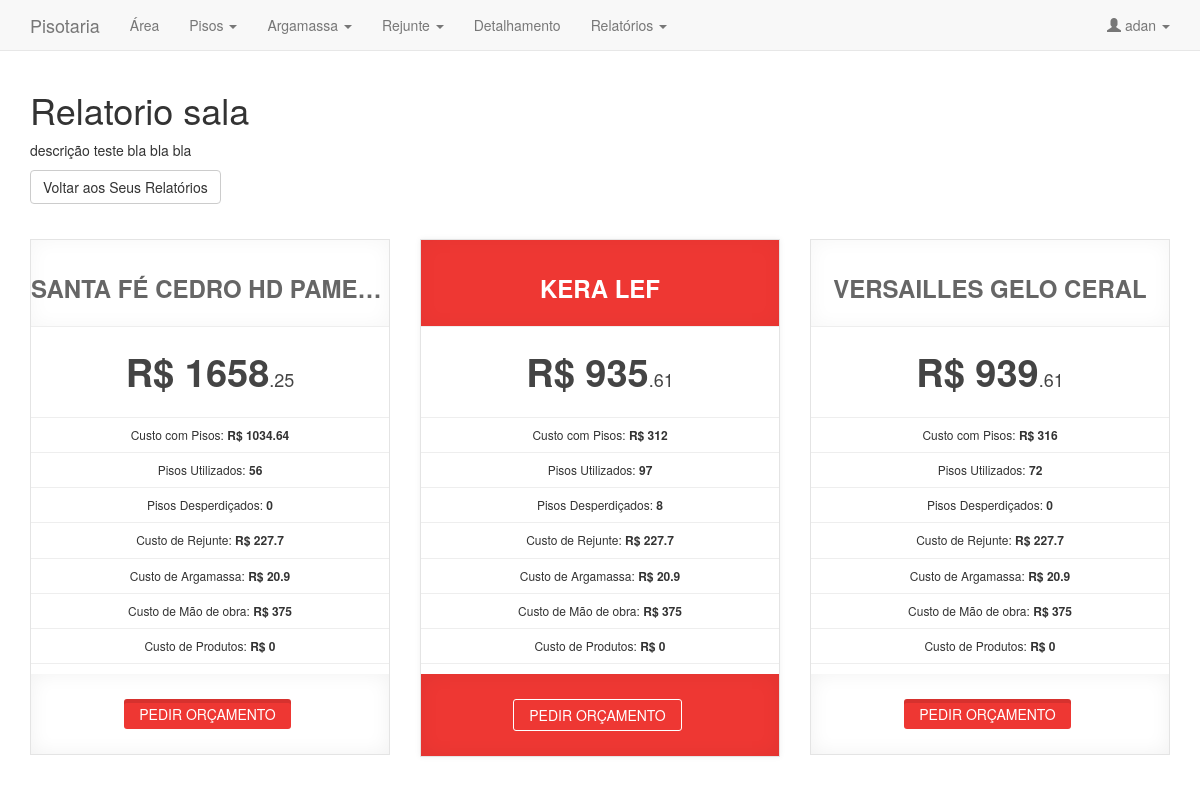
Page /relatorios/historico/25 (signed in) on the committed database.
### tables this page shows
CREATE TABLE IF NOT EXISTS `relatorio` (
`id` int(11) NOT NULL,
  `nome` varchar(40) NOT NULL,
  `descricao` text NOT NULL,
  `custototalargamassa` float NOT NULL DEFAULT '0',
  `customaodeobra` float NOT NULL DEFAULT '0',
  `custototalprodutos` float NOT NULL DEFAULT '0',
  `idusuario` int(11) DEFAULT NULL
);

CREATE TABLE IF NOT EXISTS `analise` (
`id` int(11) NOT NULL,
  `nomepiso` varchar(50) DEFAULT NULL,
  `qtdpiso` int(11) NOT NULL DEFAULT '0',
  `custopiso` float NOT NULL DEFAULT '0',
  `qtddesperdicio` int(11) NOT NULL DEFAULT '0',
  `custorejunte` float NOT NULL DEFAULT '0',
  `custototal` float NOT NULL DEFAULT '0',
  `idRelatorio` int(11) DEFAULT NULL
);

### application/controllers/Relatorios.php (called while the page is built, shortened)
<?php
class Relatorios extends CI_Controller {
    public function historico($idRelatorio = 0){
        $this->load->view('template/header');
        $this->load->library('RelatorioFactory');
        $this->load->library('AnaliseFactory');
        if($idRelatorio > 0) {
            $data = array(
                "relatorios" => $this->relatoriofactory->getRelatorioLogado($idRelatorio)
            );
            $data ['analises'] = new Analise_model();
            $data ['analises'] = $this->analisefactory->getAnaliseporIdRelatorio(array ($idRelatorio));
            $analiseData = array();
            $analiseData['nome'] = $data['relatorios']->get_nome();
            $analiseData['id'] = $data['relatorios']->get_id();
            $analiseData['descricao'] = $data['relatorios']->get_descricao();
            $analiseData['custoArgamassa'] = $data['relatorios']->get_custototalargamassa();
            $analiseData['custoMaodeObra'] = $data['relatorios']->get_customaodeobra();
            $analiseData['custoProdutos'] = $data['relatorios']->get_custototalprodutos();
            foreach ($data ['analises'] as $analise){
                $analiseData['analises'][] = $analise->toArray();
            }
            $this->load->view('relatorio_mostrarSalvo', $analiseData);
        }
        $this->load->view('template/footer');
    }
}
?>

### index.php (called while the page is built, shortened)
<?php
require_once BASEPATH.'core/CodeIgniter.php';

### application/libraries/RelatorioFactory.php (called while the page is built, shortened)
    <?php
class RelatorioFactory {
    private $_ci;
    function __construct() {
        $this->_ci = & get_instance();
    }
    public function getRelatorioLogado($id = 0) {
        if (isset($_SESSION['LOGIN'])) {
            $usuario = $this->_ci->usuariofactory->getUsuarioByUsername($_SESSION['LOGIN']);
            $usuarioID= $usuario->get_id();
        }else {
            return false;
        }
        if ($id > 0) {
            $this->_ci->db->where("id", $id);
            $this->_ci->db->where("idusuario", $usuarioID);
            $query = $this->_ci->db->get('relatorio');
            if ($query->num_rows() > 0) {
                return $this->createObjectFromData($query->row());
            }
            return false;
        }
    }
    public function createObjectFromData($row) {
        $relatorio= new Relatorio_Model();
        $relatorio->set_id($row->id);
        $relatorio->set_nome($row->nome);
        $relatorio->set_descricao($row->descricao);
        $relatorio->set_custototalargamassa($row->custototalargamassa);
        $relatorio->set_customaodeobra($row->customaodeobra);
        $relatorio->set_custototalprodutos($row->custototalprodutos);
        $relatorio->set_idusuario($row->id);
        return $relatorio;
    }
}

### application/libraries/AnaliseFactory.php (called while the page is built, shortened)
<?php
class AnaliseFactory {
    private $_ci;
    function __construct() {
        $this->_ci = & get_instance();
    }
    public function getAnaliseporIdRelatorio($IdsRelatorios) {
        $analises = array ();
        foreach ($IdsRelatorios as $id ){
            $this->_ci->db->where("idRelatorio", $id);
            $query = $this->_ci->db->get('analise');
           if ($query->num_rows() > 0) {
               foreach ($query->result() as $linha){
                    $objAnalise = $this->createObjectFromData($linha);
                    array_push($analises, $objAnalise);
                }
            }
        }
        return $analises;
    }
    public function createObjectFromData($row) {
        $analise= new Analise_Model();
        $analise->set_id($row->id);
        $analise->set_nomepiso($row->nomepiso);
        $analise->set_qtdpiso($row->qtdpiso);
        $analise->set_custopiso($row->custopiso);
        $analise->set_qtddesperdicio($row->qtddesperdicio);
        $analise->set_custorejunte($row->custorejunte);
        $analise->set_custototal($row->custototal);
        $analise->set_idrelatorio($row->idRelatorio);
        return $analise;
    }
}

### application/views/analise_comparacao.php (the view)
<?php
$menorValor = 9999999999;
foreach ($analises as $analise){
    if($menorValor > $analise['custoTotal']){
        $menorValor = $analise['custoTotal'];
    }
}
?>
<div class="row pricing-tables">
<?php if(isset($analises)){
     foreach ($analises as $analise) {
     ?>
    <div class="col-md-4 col-sm-6"><div class="pricing-table<?php if($menorValor == $analise['custoTotal']){ echo " highlight-plan"; } ?>">
        <div class="plan-name">
                <h3 class="text-center piso-nome"><?php echo $analise['nomePiso'] ?></h3>
        </div>
        <div class="plan-price">
            <div class="price-value">R$ <?php echo floor($analise['custoTotal']); ?><span>.<?php
                $centavos = ceil(($analise['custoTotal'] - floor($analise['custoTotal'])) * 100);
                if($centavos < 10){
                    echo '0' . $centavos;
                }else{
                    echo $centavos;
                }
?></span></div>
        </div>
        <div class="plan-list">
            <ul class="list-unstyled">
                        <li>Custo com Pisos: <strong>R$ <?php echo $analise['custoPiso'] ?></strong></li>
                        <li>Pisos Utilizados: <strong><?php echo $analise['qtdPiso'] ?></strong></li>
                        <li>Pisos Desperdiçados: <strong><?php echo $analise['qtdDesperdicio'] ?></strong></li>
                        <li>Custo de Rejunte: <strong>R$ <?php echo $analise['custoRejunte'] ?></strong></li>
                        <li>Custo de Argamassa: <strong>R$ <?php echo $custoArgamassa ?></strong></li>
                        <li>Custo de Mão de obra: <strong>R$ <?php echo $custoMaodeObra ?></strong></li>
                        <li>Custo de Produtos: <strong>R$ <?php echo $custoProdutos ?></strong></li>
                </ul>
        </div>
        <div class="plan-signup">
                <a href="#" class="btn-system btn-small<?php if($menorValor == $analise['custoTotal']){ echo " border-btn"; } ?>">Pedir Orçamento</a>
        </div>
    </div></div>
<?php } }?>
</div>

### application/views/template/header.php (shortened to what this page needs)
<!DOCTYPE html>
<html lang="pt-BR">
    <head>
        <link href="<?php echo base_url();?>assets/css/bootstrap.css" rel="stylesheet">
        <link href="<?php echo base_url();?>assets/css/pisotaria-style.css" rel="stylesheet">
    </head>
    <body style="padding-top: 70px;">
     <?php
    if ((isset($_SESSION['LOGIN'])) && (!empty($_SESSION['LOGIN']))) {
    ?>
        <nav class="navbar navbar-default navbar-fixed-top">
            <div class="container">
                <div class="navbar-header">
                    <a class="navbar-brand" href="<?php echo base_url(""); ?>">Pisotaria</a>
                </div>
                <div class="collapse navbar-collapse" id="bs-example-navbar-collapse-1">
                    <ul class="nav navbar-nav">
                        <li><a href="<?php echo base_url();?>area">Área</a></li>
                        <li class="dropdown">
                            <a href="" class="dropdown-toggle" data-toggle="dropdown" role="button" aria-expanded="false">Pisos <span class="caret"></span></a>
                        </li>
                        <li class="dropdown">
                            <a href="" class="dropdown-toggle" data-toggle="dropdown" role="button" aria-expanded="false">Argamassa <span class="caret"></span></a>
                        </li>
                        <li class="dropdown">
                            <a href="" class="dropdown-toggle" data-toggle="dropdown" role="button" aria-expanded="false">Rejunte <span class="caret"></span></a>
                        </li>
                        <li><a href="<?php echo base_url();?>detalhamento">Detalhamento</a></li>
                        <li class="dropdown">
                            <a href="" class="dropdown-toggle" data-toggle="dropdown" role="button" aria-expanded="false">Relatórios <span class="caret"></span></a>
                        </li>
                    </ul>
                    <ul class="nav navbar-nav navbar-right">
                        <li class="dropdown">
                            <a href="#" class="dropdown-toggle" data-toggle="dropdown" role="button" aria-expanded="false"><span class="glyphicon glyphicon-user" aria-hidden="true"></span> <?php echo $_SESSION['LOGIN']; ?> <span class="caret"></span></a>
                        </li>
                    </ul>
                </div>
            </div>
        </nav>
        <div class="container">
        <?php
        }
        ?>

### application/views/relatorio_mostrarSalvo.php (shortened to what this page needs)
<link rel="stylesheet" href="<?php echo base_url("assets/css/feiticeira.css")?>">
<h1><?php echo $nome; ?></h1>
<p><?php echo $descricao; ?></p>
<p><a class="btn btn-default" href="<?php echo base_url("relatorios/historico");?>" role="button">Voltar aos Seus Relatórios</a></p>
<?php
$this->load->view('analise_comparacao', $analises);
?>

### application/views/template/footer.php (shortened to what this page needs)
    </div>
    </body>
</html>

### assets/css/feiticeira.css (style rules this page uses)
.pricing-tables { padding: 25px 0; text-align: center; }
.pricing-tables .pricing-table { border: 1px solid #e4e4e4; text-align: center; position: relative; background-color: #fff; transition: all 0.2s ease-in-out; -moz-transition: all 0.2s ease-in-out; -webkit-transition: all 0.2s ease-in-out; -o-transition: all 0.2s ease-in-out; }
.pricing-tables .highlight-plan { margin: -15px 0; margin-right: -1px; z-index: 1; box-shadow: 0 0 6px rgba(0,0,0,0.06); -moz-box-shadow: 0 0 6px rgba(0,0,0,0.06); -webkit-box-shadow: 0 0 6px rgba(0,0,0,0.06); -o-box-shadow: 0 0 6px rgba(0,0,0,0.06); }
.pricing-tables .pricing-table.highlight-plan .plan-name { padding: 25px 0; }
.pricing-tables .pricing-table.highlight-plan .plan-name h3 { color: #fff; }
.pricing-tables .pricing-table.highlight-plan .plan-signup { padding: 30px 0; }
.pricing-tables .pricing-table.highlight-plan .plan-signup { border-color: #fff; color: #fff; }
.pricing-table .plan-name { padding: 15px 0; box-shadow: 0 0 20px rgba(0,0,0,.04) inset; -o-box-shadow: 0 0 20px rgba(0,0,0,.04) inset; -moz-box-shadow: 0 0 20px rgba(0,0,0,.04) inset; -webkit-box-shadow: 0 0 20px rgba(0,0,0,.04) inset; border-bottom: 1px solid #eee; }
.pricing-table .plan-name h3 { font-weight: 700; color: #666; text-transform: uppercase; }
.pricing-table .plan-price { padding: 25px 0; }
.pricing-table .plan-price .price-value { font-size: 38px; line-height: 40px; font-weight: 600; color: #444; }
.pricing-table .plan-price .price-value span { font-size: 18px; font-weight: 300; line-height: 18px; }
.pricing-table .plan-list li { padding: 8px; font-size: 12px; border-bottom: 1px solid #eee; }
.pricing-table .plan-list li:first-child { border-top: 1px solid #eee; }
.pricing-table .plan-signup { padding: 25px 0; box-shadow: 0 0 20px rgba(0,0,0,.06) inset; -o-box-shadow: 0 0 20px rgba(0,0,0,.06) inset; -moz-box-shadow: 0 0 20px rgba(0,0,0,.06) inset; -webkit-box-shadow: 0 0 20px rgba(0,0,0,.06) inset; }
.pricing-table .plan-signup a { text-transform: uppercase; }
.pricing-tables .highlight-plan { margin: 0; }
.pricing-tables .pricing-table { //width: 50% !important; margin-bottom: 15px; }
.pricing-tables .pricing-table.highlight-plan .plan-name { padding: 15px 0; }
.pricing-tables .pricing-table.highlight-plan .plan-signup { padding:25px 0; }
.piso-nome { overflow: hidden; white-space: nowrap; text-overflow: ellipsis; }
.pricing-tables .pricing-table.highlight-plan .plan-name h3 { //color: #ee3733; }
.pricing-tables .pricing-table.highlight-plan .plan-signup { background-color: #ee3733; }
.pricing-tables .pricing-table.highlight-plan .plan-name { background-color: #ee3733; }
.pricing-tables .pricing-table.highlight-plan .plan-signup .btn-system.border-btn { border-color: #fff; color: #fff; }
.btn-system { display: inline-block; color: #fff; margin-right: 5px; font-weight: 300; border-radius: 3px; -webkit-border-radius: 3px; -moz-border-radius: 3px; -o-border-radius: 3px; transition: all 0.3s ease-in-out; -moz-transition: all 0.3s ease-in-out; -webkit-transition: all 0.3s ease-in-out; -o-transition: all 0.3s ease-in-out; box-shadow: 0 4px 0 rgba(0,0,0,0.1) inset; -o-box-shadow: 0 4px 0 rgba(0,0,0,0.1) inset; -moz-box-shadow: 0 4px 0 rgba(0,0,0,0.1) inset; -webkit-box-shadow: 0 4px 0 rgba(0,0,0,0.1) inset; border:0; text-transform: uppercase; font-weight: 400; }
.btn-system { background-color: #ee3733; }
.btn-system.border-btn { border-color: #ee3733; color: #ee3733; }
.btn-system { font-size: 1em; width: auto; }
.btn-system.border-btn { background-color: transparent; border: 1px solid; box-shadow: none; -o-box-shadow: none; -moz-box-shadow: none; -webkit-box-shadow: none; }
.btn-small { padding: 5px 15px; }

### rows in the picture
relatorio: nome "Relatorio sala", descricao "descrição teste bla bla bla"
analise: nomepiso "SANTA FÉ CEDRO HD PAMESA", custototal "1658", custototal "25", custopiso "1034.64", qtdpiso "56", qtddesperdicio "0", custorejunte "227.7", idRelatorio.custototalargamassa "20.9", idRelatorio.customaodeobra "375", idRelatorio.custototalprodutos "0"
analise: nomepiso "KERA LEF", custototal "935", custototal "61", custopiso "312", qtdpiso "97", qtddesperdicio "8", custorejunte "227.7", idRelatorio.custototalargamassa "20.9", idRelatorio.customaodeobra "375", idRelatorio.custototalprodutos "0"
analise: nomepiso "VERSAILLES GELO CERAL", custototal "939", custototal "61", custopiso "316", qtdpiso "72", qtddesperdicio "0", custorejunte "227.7", idRelatorio.custototalargamassa "20.9", idRelatorio.customaodeobra "375", idRelatorio.custototalprodutos "0"

### other values in the picture
$_SESSION['LOGIN'] "adan"
